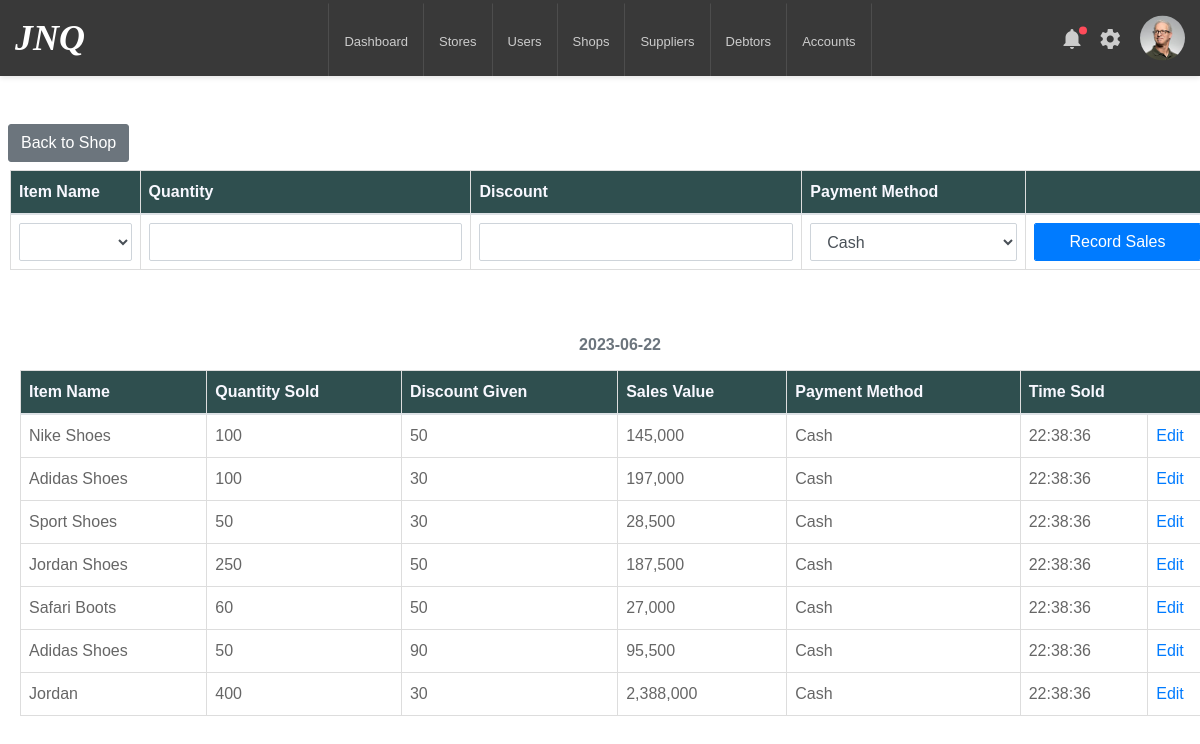
Page /1/shop (signed in) on the earlier database version.
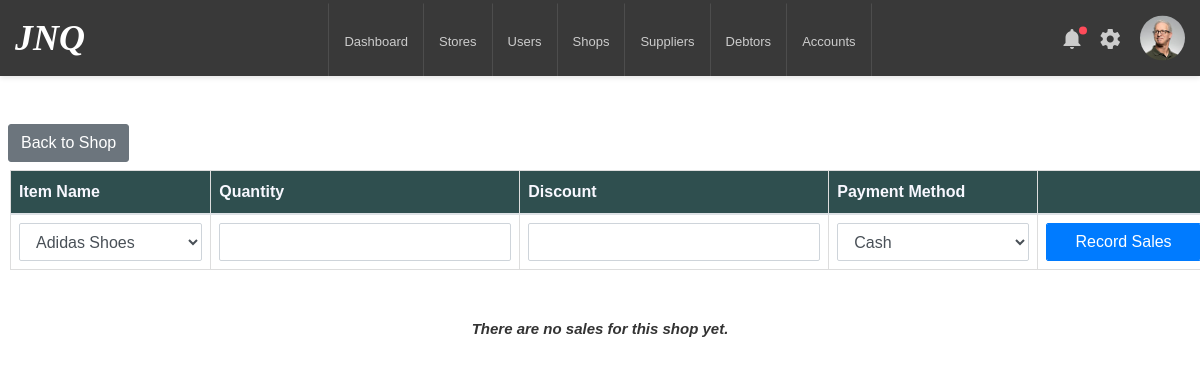
Same page on the later database version.
### inventory/models.py (models this page shows)
class StockSold(db.Model):
    id = db.Column(db.Integer, primary_key=True)
    item_name = db.Column(db.String(100), nullable=False)
    item_quantity = db.Column(db.Integer, nullable=False)
    item_discount = db.Column(db.Integer, nullable=False)
    item_value = db.Column(db.Integer, nullable=False)
    date_sold = db.Column(db.DateTime, default=datetime.now())
    payment_method = db.Column(db.String(80), nullable=False)
    shop_id = db.Column(db.Integer, db.ForeignKey('shop.id'))

### inventory/routes.py (the view, shortened to what this page needs)
@app.route('/<int:shop_id>/shop', methods=['GET', 'POST'])
def stock_sold(shop_id):
    shop = Shop.query.get_or_404(shop_id)
    form = ShopStockSoldForm()
    form.populate_item_name_choices()
    selected_item_id = form.get_selected_item_id()
    item = Stock.query.filter_by(id=selected_item_id).first()
    sales_dates = []
    sales_lookup = {}
    Date = today_date()
    current_date = datetime.now()
    sales_entries = StockSold.query.filter(StockSold.date_sold <= current_date,
                                           StockSold.shop_id == shop.id
                                           ).order_by(StockSold.date_sold.desc()).all()
    for entry in sales_entries:
        entry_date = entry.date_sold.date()
        if entry_date not in sales_dates:
            sales_dates.append(entry_date)
    for date in sales_dates:
        sales_lookup[date] = []
        sales = StockSold.query.filter(func.date(StockSold.date_sold) == date, StockSold.shop_id == shop.id).all()
        for sale in sales:
            sales_lookup[date].append(sale)
    return render_template('stock_sold.html', form=form, sales_lookup=sales_lookup, Date=Date, shop=shop, sales_dates=sales_dates)

### inventory/forms.py
class ShopStockSoldForm(FlaskForm):
    item_name = SelectField('Select Item Name', choices=[])
    item_quantity = IntegerField('Quantity Sold', validators=[DataRequired()])
    item_discount = IntegerField('Discount', validators=[DataRequired()])
    payment_method = SelectField('Payment Method', choices=payment_methods_list)
    submit = SubmitField('Record Sales')
    def populate_item_name_choices(self):
        shop_stock_list = []
        for shop in current_user.shops:
            for stock in shop.stock:
                shop_stock_list.append(stock)
        self.item_name.choices = [(item.id, item.item_name) for item in shop_stock_list]
    def get_selected_item_id(self):
        selected_item_id = self.item_name.data
        if selected_item_id is not None:
            return int(selected_item_id)
        else:
            return 0

### inventory/models.py (called while the page is built)
@login_manager.user_loader
def load_user(user_id):
    return User.query.get(int(user_id))

### inventory/routes.py (called while the page is built)
def today_date():
    date_today = datetime.today().strftime('%d-%m-%Y')
    return date_today

### inventory/templates/stock_sold.html (shortened to what this page needs)
{% extends 'layout.html' %}
{% block content %}
  {% if current_user.user_role == 'Admin' %}
    <a href="{{ url_for('view_shop', shop_id = shop.id) }}" class="btn btn-secondary ml-2 mb-2">Back to Shop</a>
  {% endif %}
  <table class="table">
    <thead>
      <tr>
        <th>Item Name</th>
        <th>Quantity</th>
        <th>Discount</th>
        <th>Payment Method</th>
        <th></th>
      </tr>
    </thead>
    <tbody>
      <tr>
        <form method="POST">
          <td>{{ form.item_name(class="form-control") }}</td>
          <td>{{ form.item_quantity(class="form-control") }}</td>
          <td>{{ form.item_discount(class="form-control") }}</td>
          <td>{{ form.payment_method(class="form-control") }}</td>
          <td>{{ form.submit(class="form-control btn btn-primary") }}</td>
        </form>
      </tr>
    </tbody>
  </table>
  {% if not sales_lookup %}
    <div class="text-center mt-4"><h5 class="font-italic">There are no sales for this shop yet.</h5></div>
  {% else %}
    {% for date in sales_dates %}
      {% if current_user.user_role != 'Admin'%}
        <div class="table" id="SalesTable">
      {% else %}
        <div class="table">
      {% endif %}
          <table class="table mt-4">
            <thead>
            <caption style="caption-side: top; text-align: center"><span><strong>{{date}}</strong></span></caption>
              <tr>
                <th>Item Name</th>
                <th>Quantity Sold</th>
                <th>Discount Given</th>
                <th>Sales Value</th>
                <th>Payment Method</th>
                <th colspan="2">Time Sold</th>
              </tr>
            </thead>
            <tbody>
              {% for entry in sales_lookup[date] %}
                <tr>
                  <td>{{ entry.item_name }}</td>
                  <td>{{ "{:,}".format (entry.item_quantity) }}</td>
                  <td>{{ "{:,}".format( entry.item_discount )}}</td>
                  <td>{{ "{:,}".format (entry.item_value) }}</td>
                  <td>{{ entry.payment_method }}</td>
                  <td>{{ entry.date_sold.strftime('%H:%M:%S') }}</td>
                  {% if current_user.user_role == 'Admin'%}
                  <td><a href="{{ url_for('edit_stock_sold', stock_sold_id=entry.id) }}">Edit</a></td>
                  {% endif %}
                </tr>
              {% endfor %}
            </tbody>
          </table>
      </div>
    {% endfor %}
  {% endif %}
{% endblock %}

### inventory/templates/layout.html (shortened to what this page needs)
<!DOCTYPE html>
<html lang="en">
<head>
    <link href="{{ url_for('static', filename='css/font-face.css') }}" rel="stylesheet" media="all">
    <link href="{{ url_for('static', filename='vendor/font-awesome-4.7/css/font-awesome.min.css') }}" rel="stylesheet" media="all">
    <link href="{{ url_for('static', filename='vendor/font-awesome-5/css/fontawesome-all.min.css') }}" rel="stylesheet" media="all">
    <link href="{{ url_for('static', filename='vendor/mdi-font/css/material-design-iconic-font.min.css') }}" rel="stylesheet" media="all">
    <link href="{{ url_for('static', filename='vendor/bootstrap-4.1/bootstrap.min.css') }}" rel="stylesheet" media="all">
    <link href="{{ url_for('static', filename='vendor/animsition/animsition.min.css') }}" rel="stylesheet" media="all">
    <link href="{{ url_for('static', filename='vendor/bootstrap-progressbar/bootstrap-progressbar-3.3.4.min.css') }}" rel="stylesheet" media="all">
    <link href="{{ url_for('static', filename='vendor/wow/animate.css') }}" rel="stylesheet" media="all">
    <link href="{{ url_for('static', filename='vendor/css-hamburgers/hamburgers.min.css') }}" rel="stylesheet" media="all">
    <link href="{{ url_for('static', filename='vendor/slick/slick.css') }}" rel="stylesheet" media="all">
    <link href="{{ url_for('static', filename='vendor/select2/select2.min.css') }}" rel="stylesheet" media="all">
    <link href="{{ url_for('static', filename='vendor/perfect-scrollbar/perfect-scrollbar.css') }}" rel="stylesheet" media="all">
    <link href="{{ url_for('static', filename='css/main.css') }}" rel="stylesheet" media="all">
</head>
<body class="animsition">
        <header class="header-desktop3 d-none d-lg-block">
            <div class="section__content section__content--p35">
                <div class="header3-wrap">
                    <div class="header__logo">
                        <h1><span style="color: white; font-family: Algerian"><i>JNQ</i></span></h1>
                    </div>
                     {% if current_user.is_authenticated and current_user.user_role == 'Admin' %}
                        <div class="header__navbar">
                            <ul class="list-unstyled">
                                <li class="has-sub">
                                    <a href="{{ url_for('home') }}">
                                        Dashboard
                                    </a>
                                </li>
                                <li class="has-sub">
                                    <a href="#">
                                        Stores</a>
                                </li>
                                <li class="has-sub">
                                    <a href="#">
                                        Users</a>
                                </li>
                                <li class="has-sub">
                                    <a href="#">
                                        Shops</a>
                                </li>
                                <li class="has-sub">
                                    <a href="#">
                                        Suppliers</a>
                                </li>
                                <li class="has-sub">
                                    <a href="#">
                                        Debtors</a>
                                </li>
                                <li class="has-sub">
                                    <a href="#">
                                        Accounts</a>
                                </li>
                            </ul>
                        </div>
                    {% else %}
                         <a href="{{ url_for('login') }}"><h2 style="color: white; font-family: Verdana">
                             Inventory & Stock Control System</h2></a>
                    {% endif %}
                    <div class="header__tool">
                        <div class="header-button-item has-noti js-item-menu">
                            <i class="zmdi zmdi-notifications"></i>
                        </div>
                        <div class="header-button-item js-item-menu">
                            <i class="zmdi zmdi-settings"></i>
                        </div>
                        <div class="account-wrap">
                            <div class="account-item account-item--style2 clearfix js-item-menu">
                                <div class="image">
                                    <img src="../static/images/icon/avatar-01.jpg" alt="John Doe" />
                                </div>
                            </div>
                        </div>
                    </div>
                </div>
            </div>
        </header>
    {% block content %}
    {% endblock %}
</body>
</html>

Differences in the rows shown:
removed StockSold: item_name "Nike Shoes", item_quantity "100", item_discount "50", item_value "145,000", payment_method "Cash", date_sold "22:38:36"
removed StockSold: item_name "Adidas Shoes", item_quantity "100", item_discount "30", item_value "197,000", payment_method "Cash", date_sold "22:38:36"
removed StockSold: item_name "Sport Shoes", item_quantity "50", item_discount "30", item_value "28,500", payment_method "Cash", date_sold "22:38:36"
removed StockSold: item_name "Jordan Shoes", item_quantity "250", item_discount "50", item_value "187,500", payment_method "Cash", date_sold "22:38:36"
removed StockSold: item_name "Safari Boots", item_quantity "60", item_discount "50", item_value "27,000", payment_method "Cash", date_sold "22:38:36"
removed StockSold: item_name "Adidas Shoes", item_quantity "50", item_discount "90", item_value "95,500", payment_method "Cash", date_sold "22:38:36"
removed StockSold: item_name "Jordan", item_quantity "400", item_discount "30", item_value "2,388,000", payment_method "Cash", date_sold "22:38:36"
Other differences:
form field item_name: (not shown) → "Adidas Shoes"
text now shown: "There are no sales for this shop yet."
list line gone: "2023-06-22 Item Name Quantity Sold Discount Given Sales Value Payment Method Time Sold"
